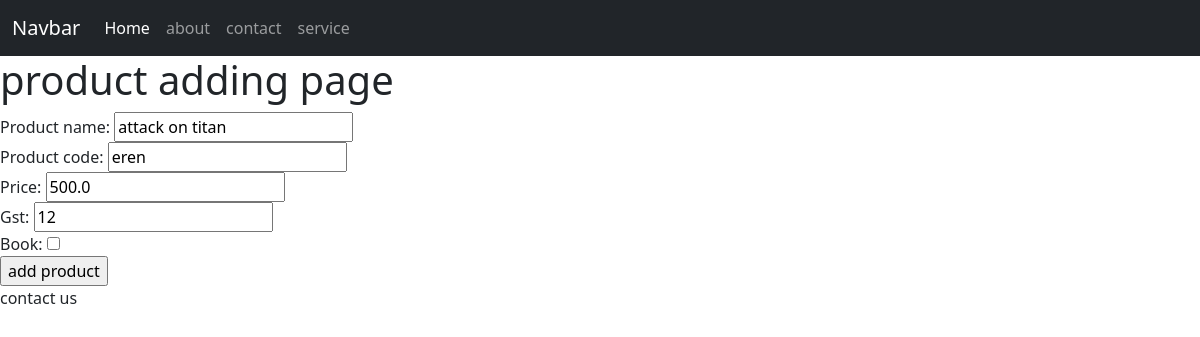
The app's page /inventory/products/update/4 with its own data.
### inventory/models.py (models this page shows, shortened)
class product(models.Model):
    product_name =models.CharField(max_length=100 , null=True)
    product_code =models.CharField(max_length=100 , null=True)
    price =models.FloatField(default=0)
    gst =models.IntegerField(default=0)
    book=models.BooleanField(default=False)

### inventory/views.py (the view)
# urls.py: path('products/update/<int:id>',productupdate,name='product_update'),
def productupdate(request, id):
     selected_product = product.objects.get(id = id)
     context = {
        'product_page' : product_form(instance=selected_product)
     }
     if request.method == 'POST':
         product_Form = product_form (request.POST,instance=selected_product)
         if product_Form.is_valid():
             product_Form.save()
             return redirect('/inventory/products/')
     return render(request,'productadd.html',context)

### inventory/forms.py
class product_form  (ModelForm):
    class Meta :
        model = product
        fields = '__all__'

### frontend/templates/productadd.html (shortened to what this page needs)
<!DOCTYPE html>
{% extends 'base.html' %}
    {% block content %}
        <h1> product adding page </h1>
        <form action="" method="POST">
            {{ product_page }}
            <input type="submit" value="add product">
        </form>
    {% endblock %}

### records on screen
product: product_name "attack on titan", product_code "eren", price "500.0", gst "12"
